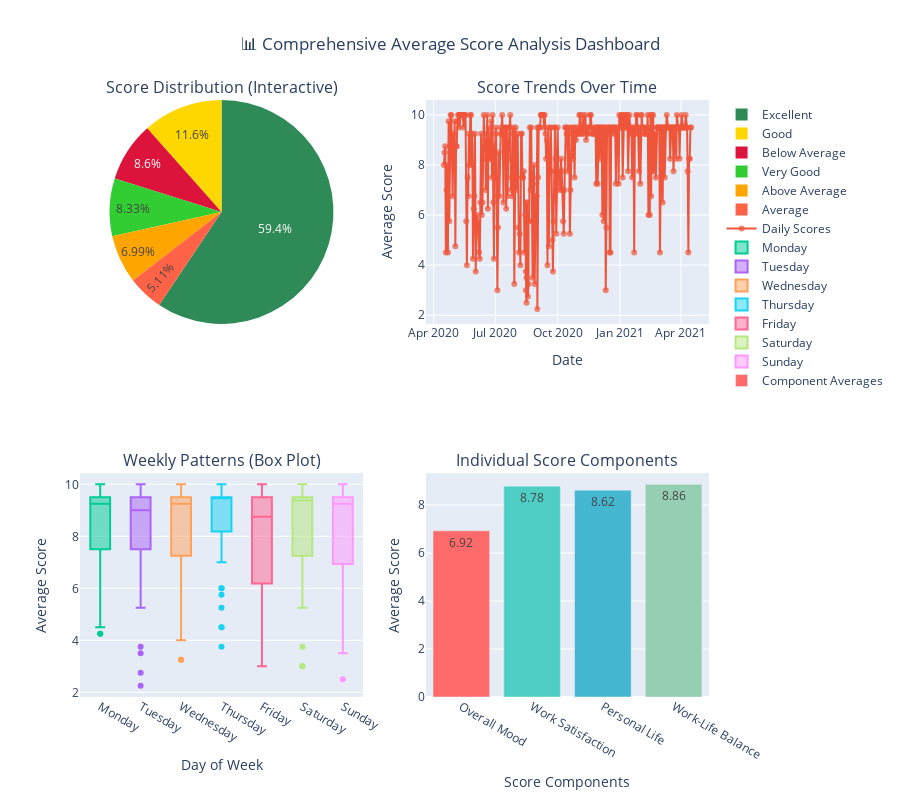

This figure's notebook cell:
### Code cell
# 📊 CHART 4: INTERACTIVE PLOTLY VISUALIZATIONS
print("\n⚡ Creating Interactive Plotly Visualizations")
print("=" * 55)

# Create subplot figure with multiple charts
fig = make_subplots(
    rows=2, cols=2,
    subplot_titles=('Score Distribution (Interactive)', 'Score Trends Over Time', 
                   'Weekly Patterns (Box Plot)', 'Individual Score Components'),
    specs=[[{"type": "pie"}, {"type": "scatter"}],
           [{"type": "box"}, {"type": "bar"}]]
)

# 1. Interactive Pie Chart
fig.add_trace(
    go.Pie(labels=[cat.split('\n')[0] for cat in categories], 
           values=counts,
           name="Score Distribution",
           hovertemplate="<b>%{label}</b><br>Count: %{value}<br>Percentage: %{percent}<extra></extra>",
           marker_colors=colors),
    row=1, col=1
)

# 2. Time Series with hover data
fig.add_trace(
    go.Scatter(x=form_df_sorted['date_dt'], 
               y=form_df_sorted['average_score'],
               mode='markers+lines',
               name='Daily Scores',
               text=form_df_sorted['original_mood'],
               hovertemplate="<b>%{x}</b><br>Average Score: %{y:.2f}<br>Original Mood: %{text}<extra></extra>",
               marker=dict(size=6, opacity=0.7),
               line=dict(width=2)),
    row=1, col=2
)

# 3. Box plot for weekday patterns
for day in weekday_order:
    day_data = form_df_sorted[form_df_sorted['day_of_week'] == day]['average_score']
    fig.add_trace(
        go.Box(y=day_data, name=day, boxpoints="outliers"),
        row=2, col=1
    )

# 4. Score components breakdown
components = ['form_overallMood', 'form_workSatisfaction', 
              'form_personalLifeSatisfaction', 'form_balanceRating']
component_names = ['Overall Mood', 'Work Satisfaction', 
                   'Personal Life', 'Work-Life Balance']
component_averages = [form_df_sorted[comp].mean() for comp in components]

fig.add_trace(
    go.Bar(x=component_names, y=component_averages,
           name='Component Averages',
           marker_color=['#FF6B6B', '#4ECDC4', '#45B7D1', '#96CEB4'],
           text=[f'{avg:.2f}' for avg in component_averages],
           textposition='auto'),
    row=2, col=2
)

# Update layout
fig.update_layout(
    title_text="📊 Comprehensive Average Score Analysis Dashboard",
    title_x=0.5,
    height=800,
    showlegend=True
)

# Update subplot titles and axes
fig.update_xaxes(title_text="Date", row=1, col=2)
fig.update_yaxes(title_text="Average Score", row=1, col=2)
fig.update_xaxes(title_text="Day of Week", row=2, col=1)
fig.update_yaxes(title_text="Average Score", row=2, col=1)
fig.update_xaxes(title_text="Score Components", row=2, col=2)
fig.update_yaxes(title_text="Average Score", row=2, col=2)

fig.show()

print("✅ Interactive dashboard created successfully!")
print("💡 Hover over data points for detailed information")

### Figure 1 — Plotly figure (JSON) as saved in the notebook; plotly's stock layout.template omitted (floating-point values rounded to 4 significant figures; data arrays with more than 128 entries replaced by an {"elided": "..."} marker saying what was removed)
{"data": [{"domain": {"x": [0, 0.45], "y": [0.625, 1]}, "hovertemplate": "<b>%{label}</b><br>Count: %{value}<br>Percentage: %{percent}<extra></extra>", "labels": ["Excellent", "Very Good", "Good", "Above Average", "Average", "Below Average"], "marker": {"colors": ["#2E8B57", "#32CD32", "#FFD700", "#FFA500", "#FF6347", "#DC143C"]}, "name": "Score Distribution", "type": "pie", "values": [221, 31, 43, 26, 19, 32]}, {"hovertemplate": "<b>%{x}</b><br>Average Score: %{y:.2f}<br>Original Mood: %{text}<extra></extra>", "line": {"width": 2}, "marker": {"opacity": 0.7, "size": 6}, "mode": "markers+lines", "name": "Daily Scores", "text": {"elided": "372 str values"}, "type": "scatter", "x": {"elided": "372 str values"}, "xaxis": "x", "y": {"elided": "372 float values"}, "yaxis": "y"}, {"boxpoints": "outliers", "name": "Monday", "type": "box", "xaxis": "x2", "y": [7.0, 10.0, 8.75, 10.0, 10.0, 10.0, 9.25, 4.25, 8.75, 8.25, 4.25, 8.5, 6.5, 8.25, 9.5, 9.25, 7.5, 6.5, 7.5, 6.75, 10.0, 8.25, 9.5, 8.25, 7.0, 9.5, 5.25, 7.5, 10.0, 9.5, 9.5, 9.25, 9.5, 9.5, 9.25, 9.25, 9.25, 10.0, 10.0, 9.5, 10.0, 10.0, 9.25, 10.0, 9.25, 4.5, 7.5, 9.5, 9.5, 9.5, 9.5, 4.5], "yaxis": "y2"}, {"boxpoints": "outliers", "name": "Tuesday", "type": "box", "xaxis": "x2", "y": [8.0, 8.75, 8.75, 10.0, 5.75, 10.0, 3.75, 6.5, 9.0, 8.25, 8.5, 6.75, 9.5, 9.5, 9.25, 5.5, 7.5, 2.75, 3.5, 9.5, 2.25, 10.0, 9.0, 7.75, 5.25, 8.25, 9.5, 7.0, 9.5, 10.0, 9.5, 9.5, 9.25, 9.5, 5.75, 9.5, 9.5, 9.5, 7.5, 10.0, 7.5, 10.0, 10.0, 9.5, 6.75, 7.5, 9.5, 9.5, 8.25, 9.5, 8.25, 9.5, 8.25], "yaxis": "y2"}, {"boxpoints": "outliers", "name": "Wednesday", "type": "box", "xaxis": "x2", "y": [4.5, 6.75, 9.75, 10.0, 4.0, 8.0, 5.5, 9.25, 7.0, 8.75, 9.25, 9.25, 9.5, 9.5, 3.25, 4.5, 7.75, 3.25, 5.75, 7.25, 7.5, 10.0, 4.0, 5.0, 7.0, 7.75, 9.25, 9.25, 9.0, 9.25, 10.0, 9.5, 10.0, 9.5, 8.25, 9.5, 9.5, 9.5, 7.25, 9.5, 7.75, 9.25, 9.5, 9.5, 9.25, 10.0, 9.5, 9.5, 9.5, 9.5, 9.5, 9.5, 9.5, 8.25], "yaxis": "y2"}, {"boxpoints": "outliers", "name": "Thursday", "type": "box", "xaxis": "x2", "y": [8.0, 9.75, 9.25, 10.0, 10.0, 7.5, 9.25, 6.0, 6.0, 9.25, 9.75, 9.5, 9.5, 9.25, 10.0, 8.0, 5.25, 4.5, 5.75, 8.0, 9.5, 10.0, 9.5, 3.75, 9.5, 7.0, 9.5, 9.5, 9.5, 9.5, 9.0, 10.0, 9.5, 9.5, 9.5, 4.5, 9.5, 10.0, 10.0, 9.5, 9.5, 9.25, 9.5, 10.0, 7.75, 9.5, 9.5, 10.0, 9.5, 8.25, 9.5, 10.0, 9.5], "yaxis": "y2"}, {"boxpoints": "outliers", "name": "Friday", "type": "box", "xaxis": "x2", "y": [8.5, 5.75, 8.75, 10.0, 9.5, 6.75, 4.25, 5.5, 6.5, 10.0, 7.5, 6.75, 9.25, 6.25, 7.0, 9.5, 4.0, 6.0, 9.5, 3.25, 9.5, 9.5, 4.75, 5.75, 7.75, 5.75, 7.75, 8.25, 9.25, 9.25, 9.5, 9.5, 7.25, 9.5, 3.0, 4.5, 9.25, 9.5, 10.0, 10.0, 4.5, 7.75, 9.5, 6.0, 10.0, 9.5, 6.5, 9.5, 9.5, 10.0, 10.0, 9.5, 9.5], "yaxis": "y2"}, {"boxpoints": "outliers", "name": "Saturday", "type": "box", "xaxis": "x2", "y": [8.75, 8.75, 9.75, 9.5, 10.0, 9.25, 6.25, 5.75, 8.25, 6.25, 10.0, 3.0, 10.0, 9.5, 7.5, 7.0, 9.25, 6.5, 3.75, 3.0, 7.0, 5.25, 9.5, 10.0, 7.75, 9.5, 7.25, 5.25, 9.25, 9.5, 9.25, 10.0, 9.25, 9.25, 9.5, 9.5, 5.5, 9.5, 7.25, 9.5, 9.5, 9.5, 9.5, 9.5, 9.25, 9.5, 7.75, 9.5, 9.5, 9.5, 9.5, 9.5, 9.5, 9.5], "yaxis": "y2"}, {"boxpoints": "outliers", "name": "Sunday", "type": "box", "xaxis": "x2", "y": [4.5, 10.0, 4.75, 10.0, 10.0, 8.0, 6.75, 4.5, 10.0, 9.5, 6.5, 5.5, 9.25, 6.75, 6.75, 7.5, 9.25, 2.5, 3.5, 9.5, 6.75, 10.0, 9.25, 9.5, 9.5, 7.25, 7.0, 9.5, 9.0, 9.25, 9.25, 9.25, 9.25, 7.25, 6.0, 9.5, 9.5, 9.5, 10.0, 9.5, 9.25, 9.25, 7.25, 9.25, 6.0, 9.25, 9.5, 9.5, 9.5, 7.75, 9.5, 9.5, 7.75], "yaxis": "y2"}, {"marker": {"color": ["#FF6B6B", "#4ECDC4", "#45B7D1", "#96CEB4"]}, "name": "Component Averages", "text": ["6.92", "8.78", "8.62", "8.86"], "textposition": "auto", "type": "bar", "x": ["Overall Mood", "Work Satisfaction", "Personal Life", "Work-Life Balance"], "xaxis": "x3", "y": [6.922, 8.785, 8.616, 8.86], "yaxis": "y3"}], "layout": {"annotations": [{"font": {"size": 16}, "showarrow": false, "text": "Score Distribution (Interactive)", "x": 0.225, "xanchor": "center", "xref": "paper", "y": 1, "yanchor": "bottom", "yref": "paper"}, {"font": {"size": 16}, "showarrow": false, "text": "Score Trends Over Time", "x": 0.775, "xanchor": "center", "xref": "paper", "y": 1, "yanchor": "bottom", "yref": "paper"}, {"font": {"size": 16}, "showarrow": false, "text": "Weekly Patterns (Box Plot)", "x": 0.225, "xanchor": "center", "xref": "paper", "y": 0.375, "yanchor": "bottom", "yref": "paper"}, {"font": {"size": 16}, "showarrow": false, "text": "Individual Score Components", "x": 0.775, "xanchor": "center", "xref": "paper", "y": 0.375, "yanchor": "bottom", "yref": "paper"}], "height": 800, "showlegend": true, "title": {"text": "📊 Comprehensive Average Score Analysis Dashboard", "x": 0.5}, "xaxis": {"anchor": "y", "domain": [0.55, 1], "title": {"text": "Date"}}, "xaxis2": {"anchor": "y2", "domain": [0, 0.45], "title": {"text": "Day of Week"}}, "xaxis3": {"anchor": "y3", "domain": [0.55, 1], "title": {"text": "Score Components"}}, "yaxis": {"anchor": "x", "domain": [0.625, 1], "title": {"text": "Average Score"}}, "yaxis2": {"anchor": "x2", "domain": [0, 0.375], "title": {"text": "Average Score"}}, "yaxis3": {"anchor": "x3", "domain": [0, 0.375], "title": {"text": "Average Score"}}}}
